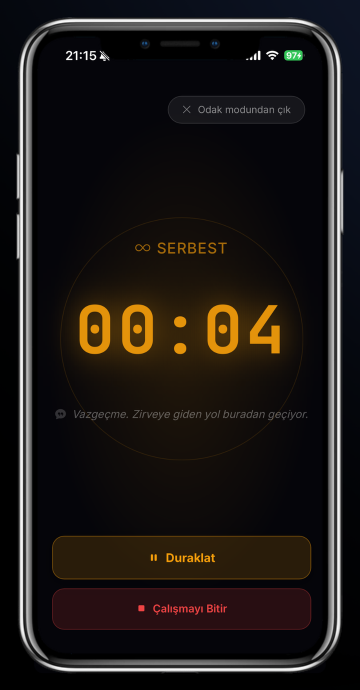
#> input picture screenshotss/app-odak-tam.png, 720 x 1379 px (shown at 1/2 size); its folder holds 4 pictures in this run
$ python magaza-ekranlari.py
#> lines starting #> are read from the running program, lines starting #| are printed output that depends on the picture
#!/usr/bin/env python3
"""Mağaza görselleri için telefon ekranlarını screenshotss/'daki görüntülerden çıkarır.

    python3 scripts/magaza-ekranlari.py      (Pillow gerekir: pip install pillow)

Kaynak telefon görüntüleri (720×1379) içine gömülü bir iPhone kasasıyla geliyor.
Burada yalnız EKRAN alanı kesilir (kasa ve siyah çerçeve dışarıda kalır); köşe
yuvarlaması şablonda CSS ile yapılır. App Store 1290 px genişlik istediği için ekran
2 kat büyütülür (Lanczos) ve hafifçe keskinleştirilir. Kaynak 568 px genişliğinde:
sonuç yumuşak görünür — en net sonuç için telefondan kasasız, tam çözünürlüklü ekran
görüntüsü alıp buraya aynı adla koymak (bkz. magaza/OKU.md).

⚠️ Ekran kutusu (EKRAN) kasanın iç kenarından 1 px içeride ölçüldü (29 Eyl 2026).
Kaynak görsellerin kasa şablonu değişirse yeniden ölç. """

from pathlib import Path
from PIL import Image, ImageDraw, ImageFilter

KOK = Path(__file__).resolve().parent.parent
SRC = KOK / "screenshotss"
OUT = KOK / "magaza" / "ekranlar"

EKRAN = (76, 73, 644, 1299)   # sol, üst, sağ, alt — 568×1226
KAYNAKLAR = ["app-odak-tam", "app-odak", "app-gorevler", "app-istatistik", "app-ipucu"]


def main():
    OUT.mkdir(parents=True, exist_ok=True)
    for ad in KAYNAKLAR:
        img = Image.open(SRC / f"{ad}.png").convert("RGB")
#> img is the input picture: PIL image 720x1379 RGB; mean R, G, B 30, 25.1, 22.4
        # Kasa şablonunun çentiği ve kamera noktaları ekranın üstüne biniyor; gerçek
        # bir ekran görüntüsünde bunlar yok. Saat (x≤217) ile simgeler (x≥487)
        # arasındaki bölge ekranın kendi zemin rengiyle örtülür; simgelerin
        # çevresinde kalan çentik parçaları (saf siyah) da aynı renge çekilir.
        zemin = img.getpixel((150, 85))
#> zemin = (5, 5, 10)
        ImageDraw.Draw(img).rectangle((222, 73, 482, 132), fill=zemin)
        px = img.load()
        for y in range(73, 136):
            for x in range(196, 530):
                if sum(px[x, y]) < 14:
                    px[x, y] = zemin
        img = img.crop(EKRAN)
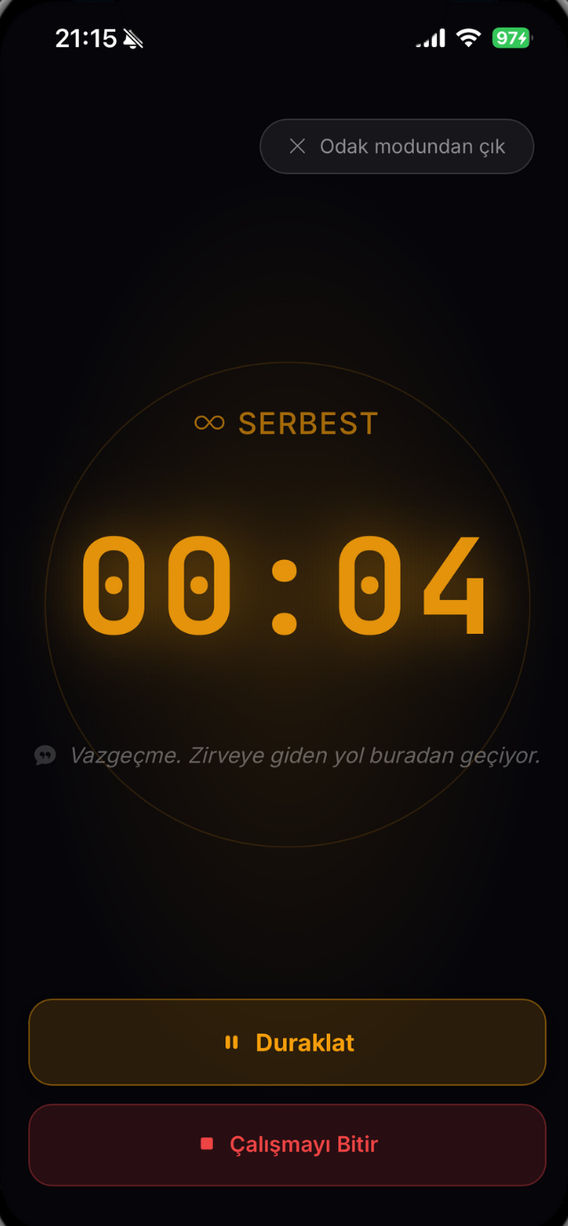
#> img: PIL image 568x1226 RGB; mean R, G, B 24.1, 16.7, 11.8
        img = img.resize((img.width * 2, img.height * 2), Image.LANCZOS)
#> img: PIL image 1136x2452 RGB
        img = img.filter(ImageFilter.UnsharpMask(radius=1.6, percent=55, threshold=2))
        yol = OUT / f"{ad}.png"
        img.save(yol, optimize=True)
        print(f"{ad:16} {img.width}x{img.height}  {yol.stat().st_size // 1024} KB")
#| app-odak-tam     1136x2452  365 KB


if __name__ == "__main__":
#> (the run stopped early here; a loop or call above may not have finished)
